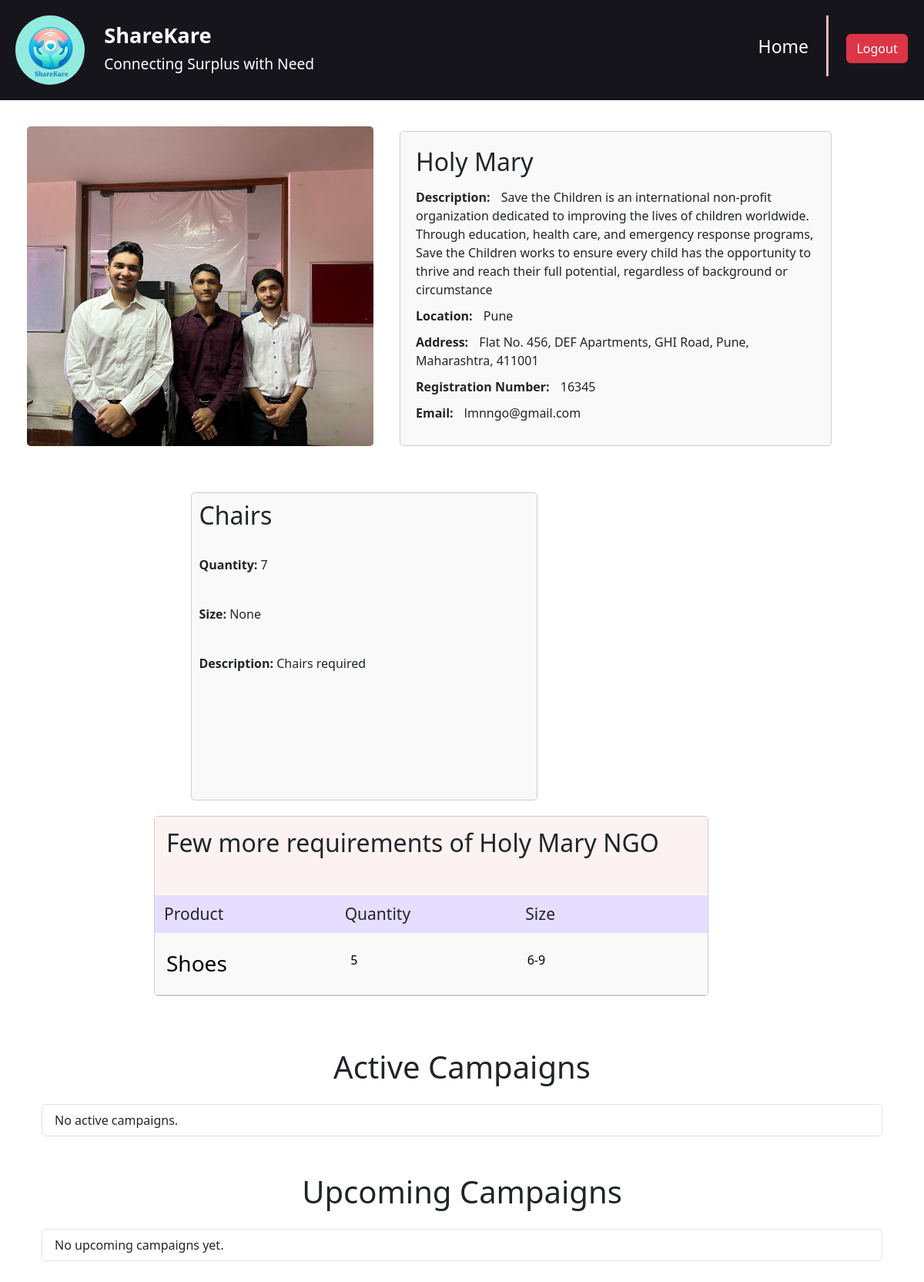
Before: /ngo_donations/6/8/ with the older database file.
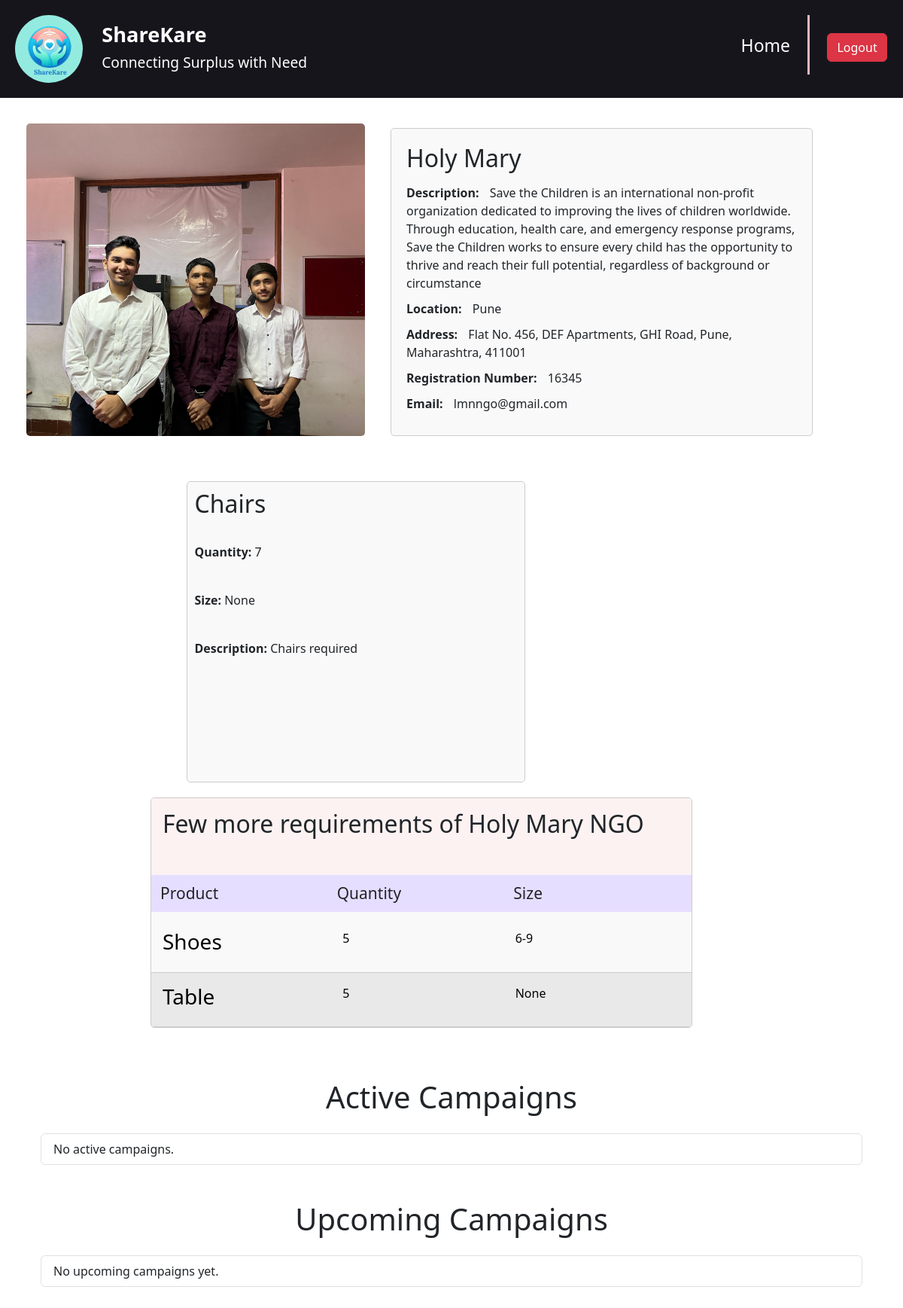
After: the same page with the newer database file.
### home/models.py (models this page shows, shortened)
class Product(models.Model):
    productName = models.CharField(max_length=255)
    quantity = models.IntegerField()
    size = models.CharField(max_length=50, blank=True, null=True)
    description = models.TextField()
    ngo = models.ForeignKey(NGO, on_delete=models.CASCADE)

### home/views.py (the view)
# urls.py: path('ngo_donations/<int:ngo_id>/<int:don_id>/', views.ngo_donations, name='ngo_donations'),
def ngo_donations(request, ngo_id, don_id):
    ngo = NGO.objects.get(id=ngo_id)
    donations = Product.objects.filter(ngo=ngo)
    product_high = Product.objects.get(id=don_id)
    user = ngo.user
    active_campaigns = CreateCampaign.objects.filter(ngo=user, start_date__lte=timezone.now(), end_date__gte=timezone.now())
    upcoming_campaigns = CreateCampaign.objects.filter(ngo=user, start_date__gt=timezone.now())
    context = {
        'ngo': ngo,
        'donations': donations,
        'product_high': product_high,
        'active_campaigns': active_campaigns,
        'upcoming_campaigns': upcoming_campaigns
    }
    return render(request, 'ngo_donations.html', context)

### templates/ngo_donations.html (shortened to what the changed rows need)
<!DOCTYPE html>
{% load static %}
<html lang="en">
<head>
    <link rel="stylesheet" href="{% static "css/ngo_prof.css" %}"/>
    <link href="https://cdn.jsdelivr.net/npm/bootstrap@5.3.3/dist/css/bootstrap.min.css" rel="stylesheet">
</head>
<body>
    <header>
        <div class="m_container">
            <div id="left">
                <div id="lrig">
                        <h1>ShareKare</h1>
                </div>
            </div>
        </div>
    </header>
    <div class="ngo-details-section">
        <div class="ngo-information">
            <h2>{{ ngo.ngoname }}</h2>
        </div>
    </div>
<div id="grandparent">
    <div id="parentleft">
        <div id="hihgdon">
            <h2>{{product_high.productName}}</h2><br>
            <p><b>Quantity:  </b>{{product_high.quantity}}</p><br>
            <p><b>Size:  </b> {{product_high.size}}</p><br>
        </div>
    </div>
    <br><br>
    <div id="parentright">
        <div class="donations-section">
            <div id="headin"><div id="txthead"><h2>Few more requirements of {{ ngo.ngoname }} NGO</h2></div></div>
        </div>
        <h2><div id="headitems">
            <div class="colhead">Product</div>
            <div class="colhead">Quantity</div>
            <div class="colhead">Size</div>
        </div></h2>
            {% for product in ngo.product_set.all %}
            {% if product.id != product_high.id %}
            <a href="{% url 'ngo_donations' product.ngo.id product.id %}" id="links">
                <div class="donation-item1 {% cycle 'even' 'odd' %}" id="ditem">
                    <div class="column">
                        <h3>{{ product.productName }}</h3>
                    </div>
                    <div class="column" id="quant">
                        <p> {{ product.quantity }}</p>
                    </div>
                    <div class="column">
                        <p> {{ product.size }}</p>
                    </div>
                </div>
            </a>
            {% endif %}
            {% empty %}
            <br>
            <p><strong>No donations listed.</strong></p>
            {% endfor %}
    </div>
</div>
<div id="campaigns" class="container my-5">
    <div class="container mt-5">
        <h1 class="text-center mb-4">Active Campaigns</h1>
    </div>
    <div class="container mt-5">
        <h1 class="text-center mb-4">Upcoming Campaigns</h1>
    </div>
</div>
</body>
</html>

Changed rows visible on the page:
added Product: productName "Table", quantity "5", size "None"
